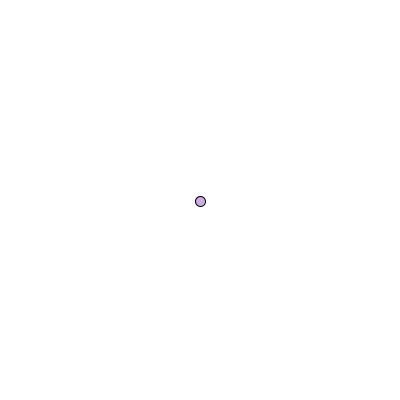
Frame 1 (no input)
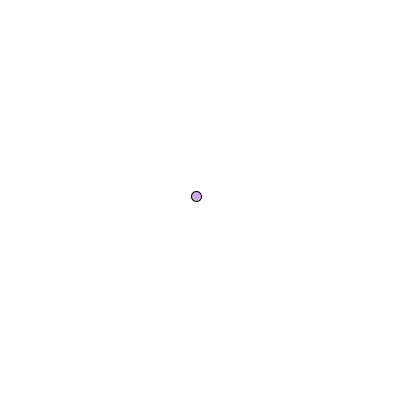
Frame 60 (the mouse pressed at the canvas centre just before this capture)
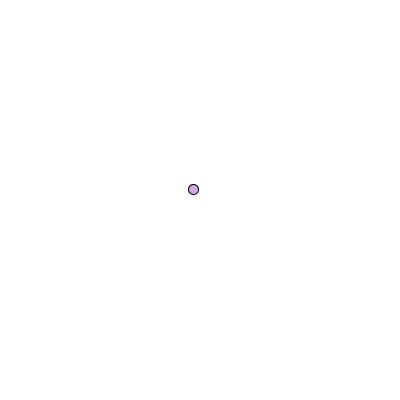
Frame 120 (the mouse held since frame 60 and released just before this capture)

The Processing sketch that drew these frames (run headless with seeded random() and noise(); from frame 60 on, the mouse is pressed at the canvas centre):

// Processing sketch: randomPurple
// ── randomPurple.pde
int x, y;

void setup() {
  size(400, 400);
  background(255);
  
  x= width/2;
  y = height/2;
}

void draw() {
  background(255);
  float randie = random(1);

  if (randie < 0.2) {
    x++;
    
  } else if (randie < 0.5) {
    x--;
    
  } else if (randie < 0.7) {
    y++;
    
  } else {
    y--;
  }
  
  println(randie);
  fill(127, 45, 200, 100);
  ellipse(x, y, 10, 10);
}
